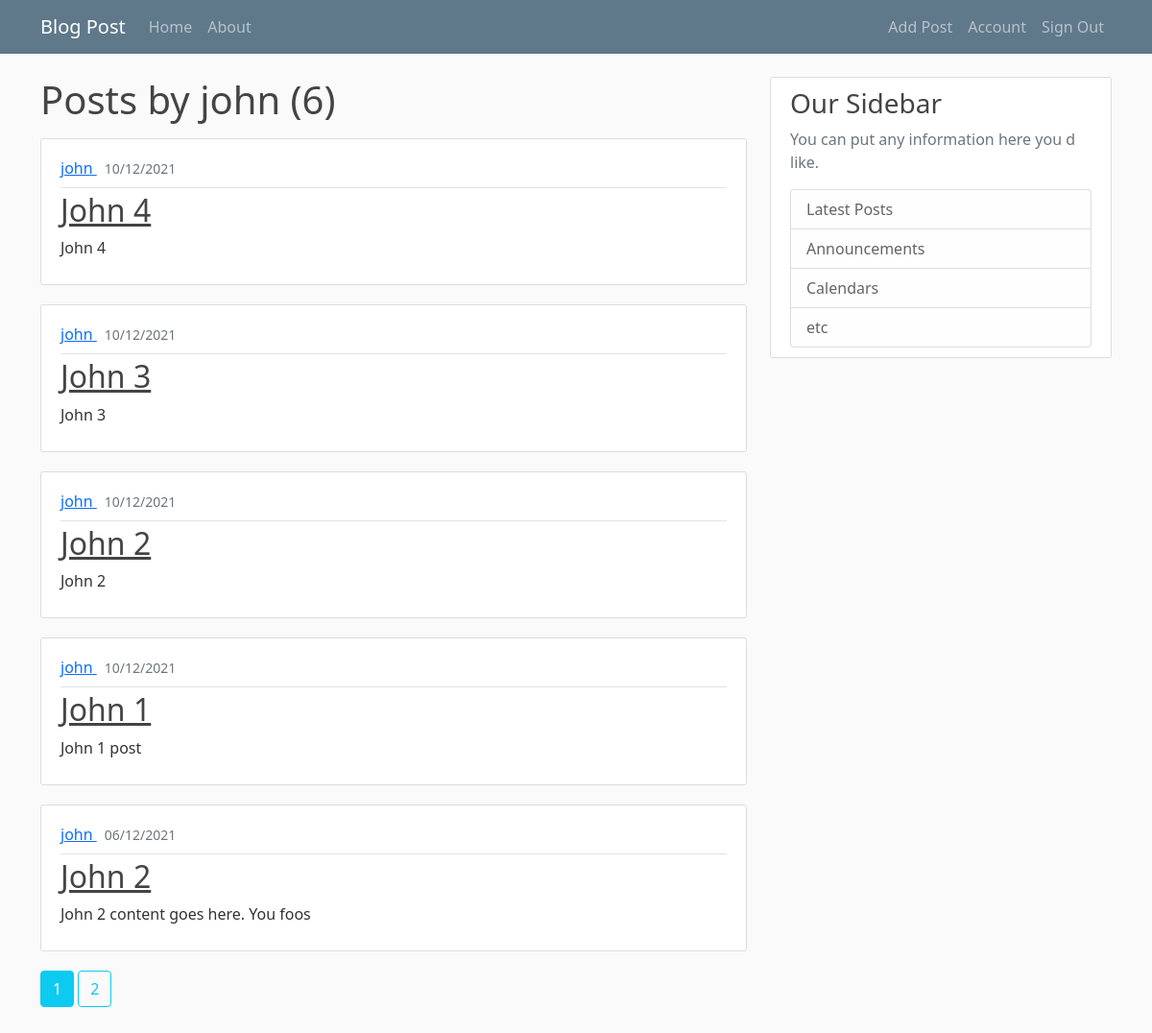
Page /posts/john (signed in) on the committed database.
### flaskblog/models.py (models this page shows, shortened)
class User(db.Model, UserMixin):
    id = db.Column(db.Integer, primary_key=True)
    username = db.Column(db.String(20), unique=True, nullable=False)
    email = db.Column(db.String(120), unique=True, nullable=False)
    image_file = db.Column(db.String(20), nullable=False, default="default.jpg")
    password_hash = db.Column(db.String(60), nullable=False)
    created_at = db.Column(db.DateTime, nullable=False, default=datetime.utcnow)
    posts = db.relationship("Post", backref=db.backref("author", lazy=True))

class Post(db.Model):
    id = db.Column(db.Integer, primary_key=True)
    title = db.Column(db.String(100), nullable=False)
    content = db.Column(db.Text, nullable=False)
    created_at = db.Column(db.DateTime, nullable=False, default=datetime.utcnow)
    user_id = db.Column(db.Integer, db.ForeignKey("user.id"), nullable=False)

### flaskblog/routes.py (the view)
@app.route("/posts/<string:username>")
@login_required
def get_posts_by_username(username):
    page = request.args.get("page", 1, type=int)
    user = User.query.filter_by(username=username).first_or_404()
    posts = Post.query.filter_by(author=user)\
                      .order_by(Post.created_at.desc())\
                      .paginate(page=page, per_page=5)
    return render_template("user_post.html", posts=posts, user=user)

### flaskblog/models.py (called while the page is built)
@login_manager.user_loader
def load_user(user_id):
    return User.query.get(int(user_id))

### flaskblog/templates/user_post.html
{% extends "layout.html" %}
{% block content %}
  <h1 class="mb-3">Posts by {{ user.username }} ({{ posts.total }})</h1>
  {% for post in posts.items %}
    <article class="media content-section">
      <div class="media-body">
	<div class="article-metadata py-2">
	  <a class="me-2"
             href="{{ url_for('get_posts_by_username', username=post.author.username) }}">
            {{ post.author.username }}
          </a>
	  <small class="text-muted">{{ post.created_at.strftime("%d/%m/%Y") }}</small>
	</div>
	<h2>
	  <a class="article-title" href="{{ url_for('get_post', post_id=post.id) }}">
	    {{ post.title }}
	  </a>
	</h2>
	<p class="article-content">{{ post.content }}</p>
      </div>
    </article>
  {% endfor %}
  {% for page_num in posts.iter_pages(left_edge=1, right_edge=1, left_current=1, right_current=2) %}
    {% if not page_num %}
      ...
    {% elif posts.page == page_num %}
      <a href="{{ url_for('get_posts_by_username', username=user.username, page=page_num) }}"
         class="btn btn-info mb-4 text-white">
        {{ page_num }}
      </a>
    {% else %}
      <a href="{{ url_for('get_posts_by_username', username=user.username, page=page_num) }}"
         class="btn btn-outline-info mb-4">
        {{ page_num }}
      </a>
    {% endif %}
  {% endfor %}
{% endblock content %}

### flaskblog/templates/layout.html (shortened to what this page needs)
<!doctype html>
<html lang="en">
  <head>
    <link href="https://cdn.jsdelivr.net/npm/bootstrap@5.1.3/dist/css/bootstrap.min.css"
          rel="stylesheet"
>
    <link rel="stylesheet" type="text/css" href="{{ url_for('static', filename='main.css') }}">
  </head>
  <body>
    <nav class="navbar navbar-expand-lg navbar-dark bg-steel">
      <div class="container">
	<a class="navbar-brand" href="#">Blog Post</a>
	<div class="collapse navbar-collapse" id="navbarNav">
	  <ul class="navbar-nav">
	    <li class="nav-item">
	      <a class="nav-link" href="/">Home</a>
	    </li>
	    <li class="nav-item">
	      <a class="nav-link" href="/about">About</a>
	    </li>
	  </ul>
	</div>
	<ul class="navbar-nav">
	  {% if current_user.is_authenticated %}
	    <li class="nav-item">
	      <a class="nav-link" href="{{ url_for('add_post') }}">Add Post</a>
	    </li>
	    <li class="nav-item">
	      <a class="nav-link" href="{{ url_for('account') }}">Account</a>
	    </li>
	    <li class="nav-item">
	      <a class="nav-link" href="{{ url_for('signout') }}">Sign Out</a>
	    </li>
	  {% endif %}
	</ul>
      </div>
    </nav>
    <main role="main" class="container py-4">
      <div class="row">
	<div class="col-md-8">
	  {% block content %}{% endblock %}
	</div>
	<div class="col-md-4">
	  <div class="content-section">
	    <h3>Our Sidebar</h3>
	    <p class="text-muted">You can put any information here you d like.</p>
	    <ul class="list-group">
	      <li class="list-group-item list-group-item-light">Latest Posts</li>
	      <li class="list-group-item list-group-item-light">Announcements</li>
	      <li class="list-group-item list-group-item-light">Calendars</li>
	      <li class="list-group-item list-group-item-light">etc</li>
	    </ul>
	  </div>
	</div>
      </div>
    </main>
  </body>
</html>

### flaskblog/static/main.css (style rules this page uses)
body { background: #fafafa; color: #333333; }
h1, h2, h3, h4, h5, h6 { color: #444444; }
.bg-steel { background-color: #5f788a; }
.content-section { background: #ffffff; padding: 10px 20px; border: 1px solid #dddddd; border-radius: 3px; margin-bottom: 20px; }
.article-title { color: #444444; }
.article-content { white-space: pre-line; }
.article-metadata { padding-bottom: 1px; margin-bottom: 4px; border-bottom: 1px solid #e3e3e3 }

### rows in the picture
User: username "john"
Post: author.username "john", created_at "10/12/2021", title "John 4", content "John 4"
Post: author.username "john", created_at "10/12/2021", title "John 3", content "John 3"
Post: author.username "john", created_at "10/12/2021", title "John 2", content "John 2"
Post: author.username "john", created_at "10/12/2021", title "John 1", content "John 1 post"
Post: author.username "john", created_at "06/12/2021", title "John 2", content "John 2 content goes here. You foos"

### other values in the picture
{{ posts.total }} "6"
{{ page_num }} "1"
{{ page_num }} "2"
